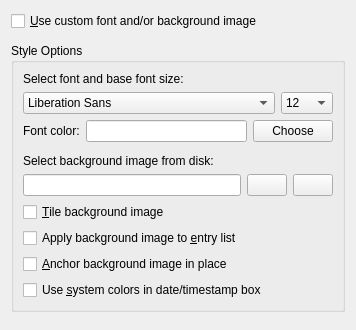
<?xml version="1.0" encoding="UTF-8"?>
<ui version="4.0">
 <class>ConfigurationAppearance</class>
 <widget class="QWidget" name="ConfigurationAppearance">
  <property name="geometry">
   <rect>
    <x>0</x>
    <y>0</y>
    <width>356</width>
    <height>330</height>
   </rect>
  </property>
  <property name="windowTitle">
   <string>Form</string>
  </property>
  <layout class="QVBoxLayout" name="verticalLayout">
   <item>
    <widget class="QCheckBox" name="UseTheme">
     <property name="text">
      <string>&amp;Use custom font and/or background image</string>
     </property>
    </widget>
   </item>
   <item>
    <spacer name="verticalSpacer">
     <property name="orientation">
      <enum>Qt::Vertical</enum>
     </property>
     <property name="sizeType">
      <enum>QSizePolicy::Fixed</enum>
     </property>
     <property name="sizeHint" stdset="0">
      <size>
       <width>20</width>
       <height>6</height>
      </size>
     </property>
    </spacer>
   </item>
   <item>
    <widget class="QGroupBox" name="groupBox">
     <property name="title">
      <string>Style Options</string>
     </property>
     <layout class="QVBoxLayout" name="verticalLayout_2">
      <item>
       <widget class="QLabel" name="label">
        <property name="text">
         <string>Select font and base font size:</string>
        </property>
       </widget>
      </item>
      <item>
       <layout class="QHBoxLayout" name="horizontalLayout" stretch="1,0">
        <item>
         <widget class="QFontComboBox" name="Font">
          <property name="editable">
           <bool>false</bool>
          </property>
         </widget>
        </item>
        <item>
         <widget class="QComboBox" name="FontSize">
          <property name="minimumSize">
           <size>
            <width>52</width>
            <height>0</height>
           </size>
          </property>
          <property name="editable">
           <bool>false</bool>
          </property>
          <property name="currentIndex">
           <number>4</number>
          </property>
          <item>
           <property name="text">
            <string>8</string>
           </property>
          </item>
          <item>
           <property name="text">
            <string>9</string>
           </property>
          </item>
          <item>
           <property name="text">
            <string>10</string>
           </property>
          </item>
          <item>
           <property name="text">
            <string>11</string>
           </property>
          </item>
          <item>
           <property name="text">
            <string>12</string>
           </property>
          </item>
          <item>
           <property name="text">
            <string>14</string>
           </property>
          </item>
          <item>
           <property name="text">
            <string>16</string>
           </property>
          </item>
          <item>
           <property name="text">
            <string>18</string>
           </property>
          </item>
          <item>
           <property name="text">
            <string>20</string>
           </property>
          </item>
          <item>
           <property name="text">
            <string>22</string>
           </property>
          </item>
          <item>
           <property name="text">
            <string>24</string>
           </property>
          </item>
          <item>
           <property name="text">
            <string>26</string>
           </property>
          </item>
         </widget>
        </item>
       </layout>
      </item>
      <item>
       <layout class="QHBoxLayout" name="horizontalLayout_2">
        <item>
         <widget class="QLabel" name="label_10">
          <property name="text">
           <string>Font color:</string>
          </property>
         </widget>
        </item>
        <item>
         <widget class="QLineEdit" name="ColorValue">
          <property name="text">
           <string/>
          </property>
          <property name="readOnly">
           <bool>true</bool>
          </property>
         </widget>
        </item>
        <item>
         <widget class="QPushButton" name="ColorButton">
          <property name="text">
           <string>Choose</string>
          </property>
          <property name="icon">
           <iconset resource="../images.qrc">
            <normaloff>:/icons/color-swatch.png</normaloff>:/icons/color-swatch.png</iconset>
          </property>
         </widget>
        </item>
       </layout>
      </item>
      <item>
       <spacer name="verticalSpacer_3">
        <property name="orientation">
         <enum>Qt::Vertical</enum>
        </property>
        <property name="sizeType">
         <enum>QSizePolicy::Fixed</enum>
        </property>
        <property name="sizeHint" stdset="0">
         <size>
          <width>20</width>
          <height>6</height>
         </size>
        </property>
       </spacer>
      </item>
      <item>
       <widget class="QLabel" name="label_11">
        <property name="text">
         <string>Select background image from disk:</string>
        </property>
       </widget>
      </item>
      <item>
       <layout class="QHBoxLayout" name="horizontalLayout_3" stretch="1,0,0">
        <item>
         <widget class="QLineEdit" name="BGImage">
          <property name="readOnly">
           <bool>true</bool>
          </property>
         </widget>
        </item>
        <item>
         <widget class="QPushButton" name="BrowseButton">
          <property name="sizePolicy">
           <sizepolicy hsizetype="Minimum" vsizetype="Fixed">
            <horstretch>0</horstretch>
            <verstretch>0</verstretch>
           </sizepolicy>
          </property>
          <property name="toolTip">
           <string>&lt;!DOCTYPE HTML PUBLIC &quot;-//W3C//DTD HTML 4.0//EN&quot; &quot;http://www.w3.org/TR/REC-html40/strict.dtd&quot;&gt;
&lt;html&gt;&lt;head&gt;&lt;meta name=&quot;qrichtext&quot; content=&quot;1&quot; /&gt;&lt;style type=&quot;text/css&quot;&gt;
p, li { white-space: pre-wrap; }
&lt;/style&gt;&lt;/head&gt;&lt;body style=&quot; font-family:'DejaVu Sans'; font-size:9pt; font-weight:400; font-style:normal;&quot;&gt;
&lt;p style=&quot; margin-top:0px; margin-bottom:0px; margin-left:0px; margin-right:0px; -qt-block-indent:0; text-indent:0px;&quot;&gt;&lt;span style=&quot; font-family:'MS Shell Dlg 2'; font-size:8pt;&quot;&gt;Browse for an image on your computer (this turns background on)&lt;/span&gt;&lt;/p&gt;&lt;/body&gt;&lt;/html&gt;</string>
          </property>
          <property name="text">
           <string/>
          </property>
          <property name="icon">
           <iconset resource="../images.qrc">
            <normaloff>:/icons/folder.png</normaloff>:/icons/folder.png</iconset>
          </property>
         </widget>
        </item>
        <item>
         <widget class="QPushButton" name="ClearButton">
          <property name="toolTip">
           <string>&lt;p&gt;Clear current image (this turns background off)&lt;/p&gt;</string>
          </property>
          <property name="text">
           <string/>
          </property>
          <property name="icon">
           <iconset resource="../images.qrc">
            <normaloff>:/icons/clear-text.png</normaloff>:/icons/clear-text.png</iconset>
          </property>
         </widget>
        </item>
       </layout>
      </item>
      <item>
       <widget class="QCheckBox" name="TileBackground">
        <property name="toolTip">
         <string>&lt;!DOCTYPE HTML PUBLIC &quot;-//W3C//DTD HTML 4.0//EN&quot; &quot;http://www.w3.org/TR/REC-html40/strict.dtd&quot;&gt;
&lt;html&gt;&lt;head&gt;&lt;meta name=&quot;qrichtext&quot; content=&quot;1&quot; /&gt;&lt;style type=&quot;text/css&quot;&gt;
p, li { white-space: pre-wrap; }
&lt;/style&gt;&lt;/head&gt;&lt;body style=&quot; font-family:'MS Shell Dlg 2'; font-size:8.25pt; font-weight:400; font-style:normal;&quot;&gt;
&lt;p style=&quot; margin-top:12px; margin-bottom:12px; margin-left:0px; margin-right:0px; -qt-block-indent:0; text-indent:0px;&quot;&gt;If checked, RoboJournal will repeat the background image on both the X and Y axis. For best results you should use seamless background images.&lt;/p&gt;&lt;/body&gt;&lt;/html&gt;</string>
        </property>
        <property name="text">
         <string>&amp;Tile background image</string>
        </property>
       </widget>
      </item>
      <item>
       <widget class="QCheckBox" name="Entrylist_Background">
        <property name="toolTip">
         <string>&lt;!DOCTYPE HTML PUBLIC &quot;-//W3C//DTD HTML 4.0//EN&quot; &quot;http://www.w3.org/TR/REC-html40/strict.dtd&quot;&gt;
&lt;html&gt;&lt;head&gt;&lt;meta name=&quot;qrichtext&quot; content=&quot;1&quot; /&gt;&lt;style type=&quot;text/css&quot;&gt;
p, li { white-space: pre-wrap; }
&lt;/style&gt;&lt;/head&gt;&lt;body style=&quot; font-family:'MS Shell Dlg 2'; font-size:8.25pt; font-weight:400; font-style:normal;&quot;&gt;
&lt;p style=&quot; margin-top:12px; margin-bottom:12px; margin-left:0px; margin-right:0px; -qt-block-indent:0; text-indent:0px;&quot;&gt;If checked, RoboJournal will apply the background texture to the entry list tree. &lt;span style=&quot; font-weight:600;&quot;&gt;FYI: Changes may not take effect until the next time you start RoboJournal.&lt;/span&gt;&lt;/p&gt;&lt;/body&gt;&lt;/html&gt;</string>
        </property>
        <property name="text">
         <string>Apply background image to &amp;entry list</string>
        </property>
       </widget>
      </item>
      <item>
       <widget class="QCheckBox" name="BGFixed">
        <property name="toolTip">
         <string>If checked, the background image will not move when the user scrolls.</string>
        </property>
        <property name="text">
         <string>&amp;Anchor background image in place</string>
        </property>
       </widget>
      </item>
      <item>
       <widget class="QCheckBox" name="DateboxOverride">
        <property name="toolTip">
         <string>&lt;p&gt;If checked, the date/timestamp box still uses the same colors as the native system theme. This is feature is best if you wish to use a custom font but no custom background. This option overrides previous functionality which requires the background color of the date/timestamp box to match that of the text. &lt;/p&gt;</string>
        </property>
        <property name="text">
         <string>Use &amp;system colors in date/timestamp box</string>
        </property>
       </widget>
      </item>
     </layout>
    </widget>
   </item>
   <item>
    <spacer name="verticalSpacer_2">
     <property name="orientation">
      <enum>Qt::Vertical</enum>
     </property>
     <property name="sizeHint" stdset="0">
      <size>
       <width>20</width>
       <height>10</height>
      </size>
     </property>
    </spacer>
   </item>
  </layout>
 </widget>
 <resources>
  <include location="../images.qrc"/>
 </resources>
 <connections/>
</ui>
